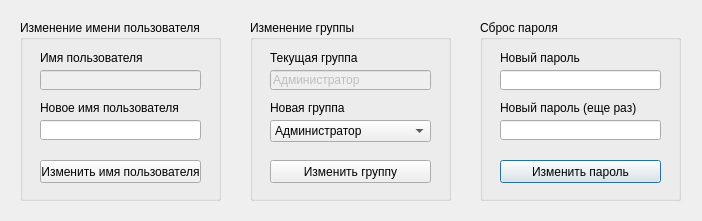
<?xml version="1.0" encoding="UTF-8"?>
<ui version="4.0">
 <class>UserEditDialog</class>
 <widget class="QDialog" name="UserEditDialog">
  <property name="geometry">
   <rect>
    <x>0</x>
    <y>0</y>
    <width>702</width>
    <height>221</height>
   </rect>
  </property>
  <property name="windowTitle">
   <string>Изменить пользователя</string>
  </property>
  <widget class="QGroupBox" name="groupBox">
   <property name="geometry">
    <rect>
     <x>480</x>
     <y>20</y>
     <width>201</width>
     <height>181</height>
    </rect>
   </property>
   <property name="title">
    <string>Сброс пароля</string>
   </property>
   <widget class="QLineEdit" name="PasswordInput">
    <property name="geometry">
     <rect>
      <x>20</x>
      <y>50</y>
      <width>161</width>
      <height>20</height>
     </rect>
    </property>
   </widget>
   <widget class="QLabel" name="label">
    <property name="geometry">
     <rect>
      <x>20</x>
      <y>30</y>
      <width>161</width>
      <height>16</height>
     </rect>
    </property>
    <property name="text">
     <string>Новый пароль</string>
    </property>
   </widget>
   <widget class="QLineEdit" name="PasswordConfirmInput">
    <property name="geometry">
     <rect>
      <x>20</x>
      <y>100</y>
      <width>161</width>
      <height>20</height>
     </rect>
    </property>
   </widget>
   <widget class="QLabel" name="label_2">
    <property name="geometry">
     <rect>
      <x>20</x>
      <y>80</y>
      <width>161</width>
      <height>16</height>
     </rect>
    </property>
    <property name="text">
     <string>Новый пароль (еще раз)</string>
    </property>
   </widget>
   <widget class="QPushButton" name="PasswordButton">
    <property name="geometry">
     <rect>
      <x>20</x>
      <y>140</y>
      <width>161</width>
      <height>23</height>
     </rect>
    </property>
    <property name="text">
     <string>Изменить пароль</string>
    </property>
   </widget>
  </widget>
  <widget class="QGroupBox" name="groupBox_2">
   <property name="geometry">
    <rect>
     <x>250</x>
     <y>20</y>
     <width>201</width>
     <height>181</height>
    </rect>
   </property>
   <property name="title">
    <string>Изменение группы</string>
   </property>
   <widget class="QComboBox" name="GroupDropdown">
    <property name="geometry">
     <rect>
      <x>20</x>
      <y>100</y>
      <width>161</width>
      <height>22</height>
     </rect>
    </property>
    <item>
     <property name="text">
      <string>Администратор</string>
     </property>
    </item>
    <item>
     <property name="text">
      <string>Диспетчер</string>
     </property>
    </item>
    <item>
     <property name="text">
      <string>Поставщик</string>
     </property>
    </item>
   </widget>
   <widget class="QPushButton" name="GroupButton">
    <property name="geometry">
     <rect>
      <x>20</x>
      <y>140</y>
      <width>161</width>
      <height>23</height>
     </rect>
    </property>
    <property name="text">
     <string>Изменить группу</string>
    </property>
   </widget>
   <widget class="QLabel" name="label_3">
    <property name="geometry">
     <rect>
      <x>20</x>
      <y>80</y>
      <width>131</width>
      <height>16</height>
     </rect>
    </property>
    <property name="text">
     <string>Новая группа</string>
    </property>
   </widget>
   <widget class="QLabel" name="label_4">
    <property name="geometry">
     <rect>
      <x>20</x>
      <y>30</y>
      <width>161</width>
      <height>16</height>
     </rect>
    </property>
    <property name="text">
     <string>Текущая группа</string>
    </property>
   </widget>
   <widget class="QLineEdit" name="CurrentUserGroupInput">
    <property name="enabled">
     <bool>false</bool>
    </property>
    <property name="geometry">
     <rect>
      <x>20</x>
      <y>50</y>
      <width>161</width>
      <height>20</height>
     </rect>
    </property>
    <property name="text">
     <string>Администратор</string>
    </property>
   </widget>
  </widget>
  <widget class="QGroupBox" name="groupBox_3">
   <property name="geometry">
    <rect>
     <x>20</x>
     <y>20</y>
     <width>201</width>
     <height>181</height>
    </rect>
   </property>
   <property name="title">
    <string>Изменение имени пользователя</string>
   </property>
   <widget class="QLineEdit" name="UsernameInput">
    <property name="geometry">
     <rect>
      <x>20</x>
      <y>100</y>
      <width>161</width>
      <height>20</height>
     </rect>
    </property>
   </widget>
   <widget class="QPushButton" name="UsernameButton">
    <property name="geometry">
     <rect>
      <x>20</x>
      <y>140</y>
      <width>161</width>
      <height>23</height>
     </rect>
    </property>
    <property name="text">
     <string>Изменить имя пользователя</string>
    </property>
   </widget>
   <widget class="QLabel" name="label_5">
    <property name="geometry">
     <rect>
      <x>20</x>
      <y>80</y>
      <width>161</width>
      <height>16</height>
     </rect>
    </property>
    <property name="text">
     <string>Новое имя пользователя</string>
    </property>
   </widget>
   <widget class="QLabel" name="label_6">
    <property name="geometry">
     <rect>
      <x>20</x>
      <y>30</y>
      <width>161</width>
      <height>16</height>
     </rect>
    </property>
    <property name="text">
     <string>Имя пользователя</string>
    </property>
   </widget>
   <widget class="QLineEdit" name="CurrentUsernameInput">
    <property name="enabled">
     <bool>false</bool>
    </property>
    <property name="geometry">
     <rect>
      <x>20</x>
      <y>50</y>
      <width>161</width>
      <height>20</height>
     </rect>
    </property>
   </widget>
  </widget>
 </widget>
 <resources/>
 <connections/>
</ui>
